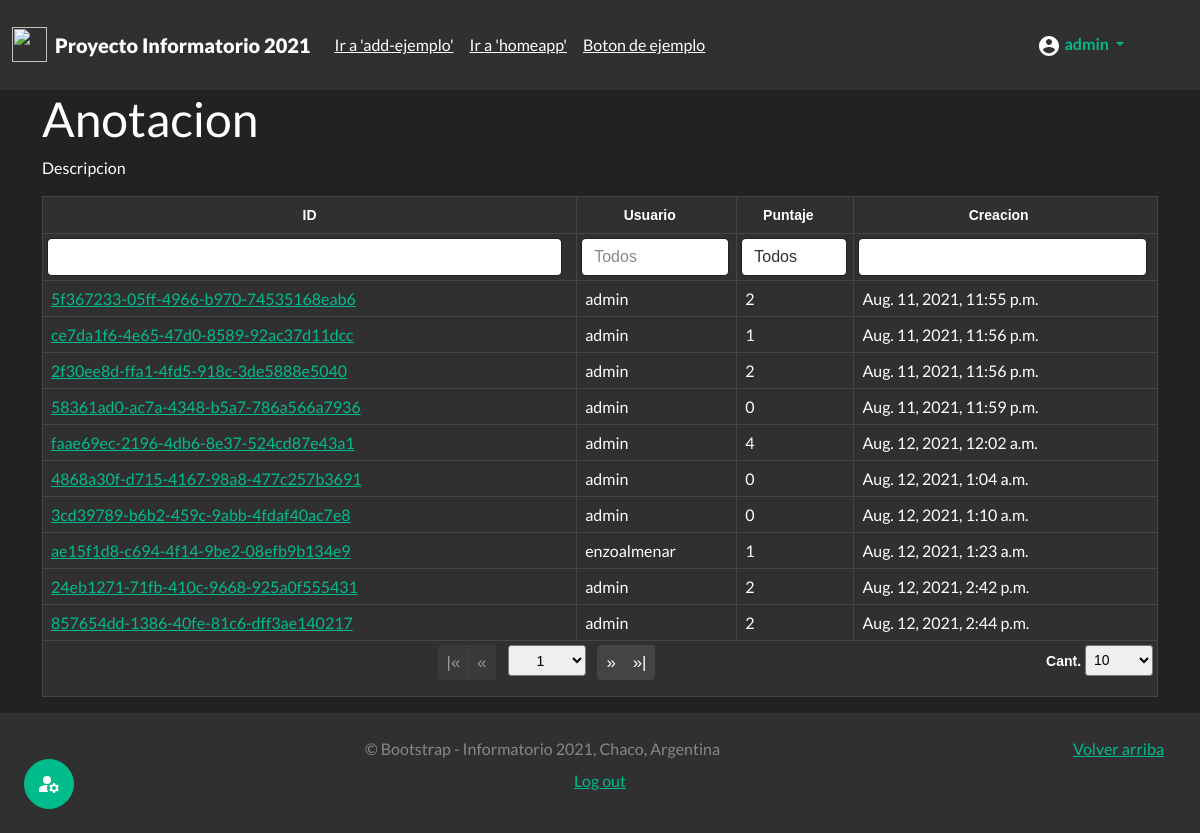
/useradmin/act (signed in), run on the app's committed database.
### juego_chaco/models.py (models this page shows)
class Partida(models.Model):
    id=models.UUIDField(primary_key=True, default=uuid.uuid4, editable=False)
    usuario=models.ForeignKey(User,on_delete=models.CASCADE)
    puntuacion=models.IntegerField()
    fecha = models.DateTimeField(auto_now_add=True, editable=False)

### authusuario/views.py (the view)
# urls.py: path('useradmin/<str:id>',views.mi_useradmin,name="mi_useradmin"),
@login_required(login_url="login")
@permission_required('authusuario.es_usuario_admin',raise_exception=True)
def mi_useradmin(request,id):
    sw={"prg":admin_cuestionarios,"usr":admin_usuarios,"act":admin_actividades}
    func= sw.get(id,"ERROR")
    if func != "ERROR":
        return func(request)
    raise Http404

### authusuario/views.py (called while the page is built)
def admin_actividades(request):
    lista_partidas=Partida.objects.all()
    print(lista_partidas)
    context={"partidas":lista_partidas}
    return render(request,'admin/admin_actividades.html',context)

### templates/admin/admin_actividades.html (shortened to what this page needs)
{% extends 'base.html' %}
{% load static %}
{% block load_scr %}
<link href={% static 'css/theme.bootstrap_4.css' %} rel="stylesheet">
<link href={% static 'css/jquery.tablesorter.pager.css' %} rel="stylesheet">
{% endblock  %}
{% block content %}
<div class="container">
  <h1>Anotacion</h2>
  <p>Descripcion</p>
  <table class="table table-dark table-bordered table-hover table-responsive">
    <thead class="thead-dark text-center">
      <tr>
        <th class="sorter-false filter-exact">ID</th>
        <th class="filter-exact" data-placeholder="Todos">Usuario</th>
        <th class="filter-select filter-exact" data-placeholder="Todos">Puntaje</th>
        <th class="filter-exact">Creacion</th>
    </thead>
    <tfoot class="text-center">
      <tr>
        <th colspan="7" class="ts-pager">
          <div class="form-inline">
            <div class="btn-group btn-group-sm mx-1" role="group">
              <button type="button" class="btn btn-secondary first" title="first">|&laquo;</button>
              <button type="button" class="btn btn-secondary prev" title="previous">&laquo;</button>
            </div>
            <select class="form-control-sm custom-select px-4 mx-1 pagenum" title="N° de página"></select>
            <div class="btn-group btn-group-sm mx-1" role="group">
              <button type="button" class="btn btn-secondary next" title="next">&raquo;</button>
              <button type="button" class="btn btn-secondary last" title="last">&raquo;|</button>
            </div>
            <p class="float-end">
              <a>Cant.</a>
              <select class="form-control-sm custom-select px-1 pagesize" title="Seleccione el tamaño de página">
                <option selected="selected" value="10">10</option>
            </p>
          </div>
        </th>
      </tr>
    </tfoot>
    <tbody>
      {% for partida in partidas %}
        <tr>
        <td><a href= {% url 'ver-partida' partida.pk %}>{{partida.pk}}</a></td>
        <td>{{partida.usuario}}</td>
        <td>{{partida.puntuacion}}</td>
        <td>{{partida.fecha}}</td>
        </tr>
      {% endfor %}
    </tbody>
  </table>
</div>
{% endblock  %}

### templates/partials/_header.html (shortened to what this page needs)
{% load static %}
<header class="sticky-top">
  <nav class="navbar navbar-expand-md navbar-dark bg-dark">
    <div class="container-fluid">
      <a href={% url 'home'%} class="navbar-brand d-flex align-items-center">
        <img class="me-2" src={% static 'img/w_logo.png' %} alt="" width="35" height="35">
        <div class="navbar-collapse collapse">
          <strong><b>Proyecto Informatorio 2021</b></strong>
        </div>
      </a>
      <div class="navbar-collapse collapse" id="navbarHeader">
        <ul class="navbar-nav me-auto mb-2 mb-md-0">
          <li class="nav-link"><a href='#' class="text-white">Ir a 'add-ejemplo'</a></li>
          <li class="nav-link"><a href='#' class="text-white">Ir a 'homeapp'</a></li>
          <li class="nav-link"><a href="#" class="text-white">Boton de ejemplo</a></li>
        </ul>
      </div>
      {% if user.is_authenticated %}
      <li class="nav-link dropdown">
        <a href="#" class="nav-link dropdown-toggle active" id="navbarDropdownUserInfo" role="button" data-bs-toggle="dropdown" aria-expanded="false">
          <b>{{user.username}}</b>
        </a>
      </li>
      {% else %}
      <li class="nav-link"><a href={% url 'login'%} class="text-white">Iniciar sesion</a><a> / </a><a href={% url 'register'%} class="btn btn-success"><b>Registrarse</b></a></li>
      {% endif %}
    </div>
  </nav>
</header>

### Proyecto_InfoCh2021/static/css/sidebars.css (style rules this page uses)
.dropdown-toggle { outline: 0; }

### templates/admin/admin_actividades.html (style rules this page uses)
.tablesorter-pager .btn-group-sm .btn { font-size: 1.2em; }

### data on the page
Partida: pk "5f367233-05ff-4966-b970-74535168eab6", usuario "admin", puntuacion "2", fecha "Aug. 11, 2021, 11:55 p.m."
Partida: pk "ce7da1f6-4e65-47d0-8589-92ac37d11dcc", usuario "admin", puntuacion "1", fecha "Aug. 11, 2021, 11:56 p.m."
Partida: pk "2f30ee8d-ffa1-4fd5-918c-3de5888e5040", usuario "admin", puntuacion "2", fecha "Aug. 11, 2021, 11:56 p.m."
Partida: pk "58361ad0-ac7a-4348-b5a7-786a566a7936", usuario "admin", puntuacion "0", fecha "Aug. 11, 2021, 11:59 p.m."
Partida: pk "faae69ec-2196-4db6-8e37-524cd87e43a1", usuario "admin", puntuacion "4", fecha "Aug. 12, 2021, 12:02 a.m."
Partida: pk "4868a30f-d715-4167-98a8-477c257b3691", usuario "admin", puntuacion "0", fecha "Aug. 12, 2021, 1:04 a.m."
Partida: pk "3cd39789-b6b2-459c-9abb-4fdaf40ac7e8", usuario "admin", puntuacion "0", fecha "Aug. 12, 2021, 1:10 a.m."
Partida: pk "ae15f1d8-c694-4f14-9be2-08efb9b134e9", usuario "enzoalmenar", puntuacion "1", fecha "Aug. 12, 2021, 1:23 a.m."
Partida: pk "24eb1271-71fb-410c-9668-925a0f555431", usuario "admin", puntuacion "2", fecha "Aug. 12, 2021, 2:42 p.m."
Partida: pk "857654dd-1386-40fe-81c6-dff3ae140217", usuario "admin", puntuacion "2", fecha "Aug. 12, 2021, 2:44 p.m."

### other printed values
{{ user.username }} "admin"
